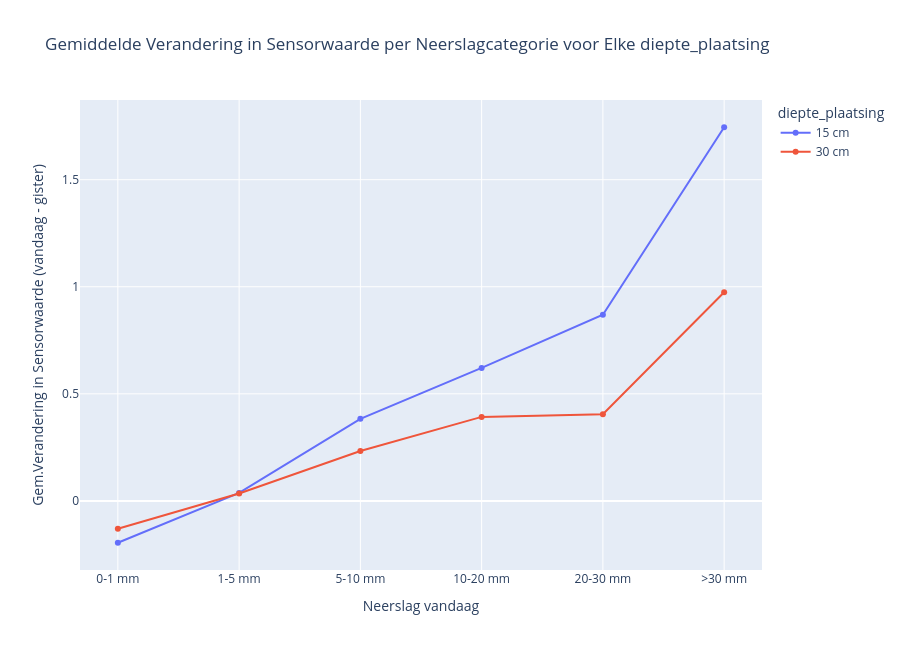

This figure's notebook cell:
### Code cell
# n vs s_prev_diff

# Define a function to categorize 'n_cum' into bins for analysis
def categorize_rainfall(n_cum_value):
    if n_cum_value < 1:
        return '0-1 mm'
    elif 1 <= n_cum_value < 5:
        return '1-5 mm'
    elif 5 <= n_cum_value < 10:
        return '5-10 mm'
    elif 10 <= n_cum_value < 20:
        return '10-20 mm'
    elif 20 <= n_cum_value < 30:
        return '20-30 mm'
    else:
        return '>30 mm'

# Apply categorization to 'n_cum' column
df['n_cum_category'] = df['n'].apply(categorize_rainfall)

# Calculate the mean 's_prev_diff_2' by location and 'n_cum' category
mean_s_prev_diff_2_by_rain_category = df.groupby(['diepte_plaatsing', 'n_cum_category'])['s_prev_diff'].mean().unstack()

# Ensure correct ordering of 'n_cum_category'
correct_order = ['0-1 mm', '1-5 mm', '5-10 mm', '10-20 mm', '20-30 mm', '>30 mm']
mean_s_prev_diff_2_by_rain_category = mean_s_prev_diff_2_by_rain_category[correct_order]

# Create an interactive line plot
fig = go.Figure()

# Add a trace for each location
for diepte_plaatsing in mean_s_prev_diff_2_by_rain_category.index:
    fig.add_trace(go.Scatter(
        x=mean_s_prev_diff_2_by_rain_category.columns,
        y=mean_s_prev_diff_2_by_rain_category.loc[diepte_plaatsing],
        mode='lines+markers',
        name=diepte_plaatsing,
        hoverinfo='text',
        text=[f"diepte_plaatsing: {diepte_plaatsing}<br>Neerslag Categorie: {category}<br>Gemiddelde Verandering: {value:.2f}"
              for category, value in zip(mean_s_prev_diff_2_by_rain_category.columns, 
                                         mean_s_prev_diff_2_by_rain_category.loc[diepte_plaatsing])]
    ))

# Customize layout with increased height
fig.update_layout(
    title="Gemiddelde Verandering in Sensorwaarde per Neerslagcategorie voor Elke diepte_plaatsing",
    xaxis_title="Neerslag vandaag",
    yaxis_title="Gem.Verandering in Sensorwaarde (vandaag - gister)",
    xaxis=dict(tickmode='array', tickvals=correct_order),
    legend_title="diepte_plaatsing",
    hovermode='closest',
    height=650  # Doubling the height for a taller plot
)

# Display the interactive plot
fig.show()

# n_cum vs s_prev_diff

# Define a function to categorize 'n_cum' into bins for analysis
def categorize_rainfall(n_cum_value):
    if n_cum_value < 1:
        return '0-1 mm'
    elif 1 <= n_cum_value < 5:
        return '1-5 mm'
    elif 5 <= n_cum_value < 10:
        return '5-10 mm'
    elif 10 <= n_cum_value < 20:
        return '10-20 mm'
    elif 20 <= n_cum_value < 30:
        return '20-30 mm'
    else:
        return '>30 mm'

# Apply categorization to 'n_cum' column
df['n_cum_category'] = df['n_cum'].apply(categorize_rainfall)

# Calculate the mean 's_prev_diff_2' by location and 'n_cum' category
mean_s_prev_diff_2_by_rain_category = df.groupby(['diepte_plaatsing', 'n_cum_category'])['s_prev_diff'].mean().unstack()

# Ensure correct ordering of 'n_cum_category'
correct_order = ['0-1 mm', '1-5 mm', '5-10 mm', '10-20 mm', '20-30 mm', '>30 mm']
mean_s_prev_diff_2_by_rain_category = mean_s_prev_diff_2_by_rain_category[correct_order]

# Create an interactive line plot
fig = go.Figure()

# Add a trace for each location
for diepte_plaatsing in mean_s_prev_diff_2_by_rain_category.index:
    fig.add_trace(go.Scatter(
        x=mean_s_prev_diff_2_by_rain_category.columns,
        y=mean_s_prev_diff_2_by_rain_category.loc[diepte_plaatsing],
        mode='lines+markers',
        name=diepte_plaatsing,
        hoverinfo='text',
        text=[f"diepte_plaatsing: {diepte_plaatsing}<br>Neerslag Categorie: {category}<br>Gemiddelde Verandering: {value:.2f}"
              for category, value in zip(mean_s_prev_diff_2_by_rain_category.columns, 
                                         mean_s_prev_diff_2_by_rain_category.loc[diepte_plaatsing])]
    ))

# Customize layout with increased height
fig.update_layout(
    title="Gemiddelde Verandering in Sensorwaarde per Neerslagcategorie voor Elke diepte_plaatsing",
    xaxis_title="Cumulatieve Neerslag Categorie (neerslag vandaag + gister)",
    yaxis_title="Gem.Verandering in Sensorwaarde (vandaag - gister)",
    xaxis=dict(tickmode='array', tickvals=correct_order),
    legend_title="diepte_plaatsing",
    hovermode='closest',
    height=650  # Doubling the height for a taller plot
)

# Display the interactive plot
fig.show()

### Figure 1 — Plotly figure (JSON) as saved in the notebook; plotly's stock layout.template omitted (floating-point values rounded to 4 significant figures)
{"data": [{"hoverinfo": "text", "mode": "lines+markers", "name": "15 cm", "text": ["diepte_plaatsing: 15 cm<br>Neerslag Categorie: 0-1 mm<br>Gemiddelde Verandering: -0.20", "diepte_plaatsing: 15 cm<br>Neerslag Categorie: 1-5 mm<br>Gemiddelde Verandering: 0.04", "diepte_plaatsing: 15 cm<br>Neerslag Categorie: 5-10 mm<br>Gemiddelde Verandering: 0.38", "diepte_plaatsing: 15 cm<br>Neerslag Categorie: 10-20 mm<br>Gemiddelde Verandering: 0.62", "diepte_plaatsing: 15 cm<br>Neerslag Categorie: 20-30 mm<br>Gemiddelde Verandering: 0.87", "diepte_plaatsing: 15 cm<br>Neerslag Categorie: >30 mm<br>Gemiddelde Verandering: 1.75"], "type": "scatter", "x": ["0-1 mm", "1-5 mm", "5-10 mm", "10-20 mm", "20-30 mm", ">30 mm"], "y": [-0.1955, 0.03732, 0.3834, 0.6211, 0.8693, 1.745]}, {"hoverinfo": "text", "mode": "lines+markers", "name": "30 cm", "text": ["diepte_plaatsing: 30 cm<br>Neerslag Categorie: 0-1 mm<br>Gemiddelde Verandering: -0.13", "diepte_plaatsing: 30 cm<br>Neerslag Categorie: 1-5 mm<br>Gemiddelde Verandering: 0.03", "diepte_plaatsing: 30 cm<br>Neerslag Categorie: 5-10 mm<br>Gemiddelde Verandering: 0.23", "diepte_plaatsing: 30 cm<br>Neerslag Categorie: 10-20 mm<br>Gemiddelde Verandering: 0.39", "diepte_plaatsing: 30 cm<br>Neerslag Categorie: 20-30 mm<br>Gemiddelde Verandering: 0.40", "diepte_plaatsing: 30 cm<br>Neerslag Categorie: >30 mm<br>Gemiddelde Verandering: 0.97"], "type": "scatter", "x": ["0-1 mm", "1-5 mm", "5-10 mm", "10-20 mm", "20-30 mm", ">30 mm"], "y": [-0.1303, 0.03448, 0.2332, 0.3923, 0.4047, 0.9744]}], "layout": {"height": 650, "hovermode": "closest", "legend": {"title": {"text": "diepte_plaatsing"}}, "title": {"text": "Gemiddelde Verandering in Sensorwaarde per Neerslagcategorie voor Elke diepte_plaatsing"}, "xaxis": {"tickmode": "array", "tickvals": ["0-1 mm", "1-5 mm", "5-10 mm", "10-20 mm", "20-30 mm", ">30 mm"], "title": {"text": "Neerslag vandaag"}}, "yaxis": {"title": {"text": "Gem.Verandering in Sensorwaarde (vandaag - gister)"}}}}
